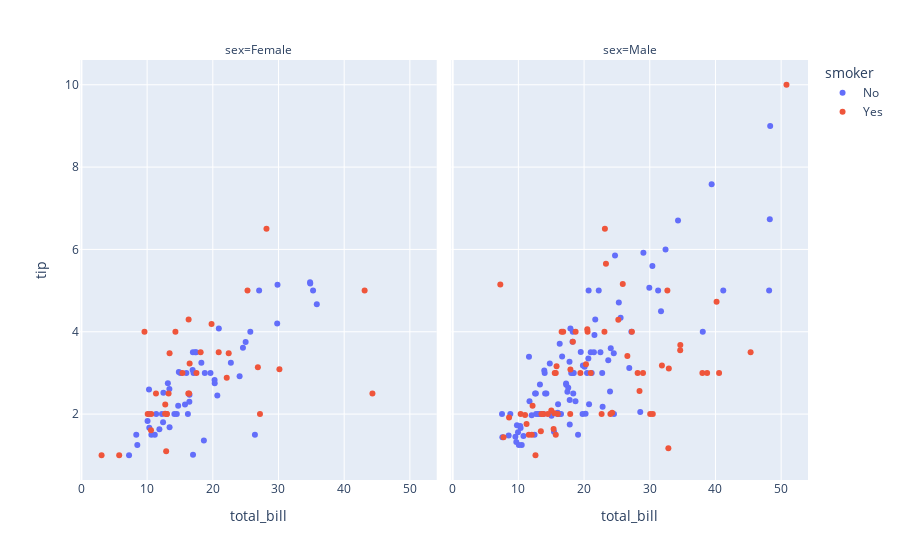

Here is the notebook cell this chart was saved with:
### Code cell
scatter_with_facet_col.show()

### Figure 1 — Plotly figure (JSON) as saved in the notebook; plotly's stock layout.template omitted (floating-point values rounded to 4 significant figures)
{"data": [{"hovertemplate": "smoker=No<br>sex=Female<br>total_bill=%{x}<br>tip=%{y}<extra></extra>", "legendgroup": "No", "marker": {"color": "#636efa", "symbol": "circle"}, "mode": "markers", "name": "No", "orientation": "v", "showlegend": true, "type": "scatter", "x": [16.99, 24.59, 35.26, 14.83, 10.33, 16.97, 20.29, 15.77, 19.65, 15.06, 20.69, 16.93, 10.29, 34.81, 26.41, 16.45, 17.07, 14.73, 10.07, 34.83, 22.75, 20.92, 7.25, 25.71, 17.31, 10.65, 12.43, 24.08, 13.42, 12.48, 29.8, 14.52, 11.38, 20.27, 11.17, 12.26, 18.26, 8.51, 10.33, 14.15, 13.16, 17.47, 27.05, 16.43, 8.35, 18.64, 11.87, 29.85, 25, 13.39, 16.21, 15.98, 35.83, 18.78], "xaxis": "x", "y": [1.01, 3.61, 5, 3.02, 1.67, 3.5, 2.75, 2.23, 3, 3, 2.45, 3.07, 2.6, 5.2, 1.5, 2.47, 3, 2.2, 1.83, 5.17, 3.25, 4.08, 1, 4, 3.5, 1.5, 1.8, 2.92, 1.68, 2.52, 4.2, 2, 2, 2.83, 1.5, 2, 3.25, 1.25, 2, 2, 2.75, 3.5, 5, 2.3, 1.5, 1.36, 1.63, 5.14, 3.75, 2.61, 2, 3, 4.67, 3], "yaxis": "y"}, {"hovertemplate": "smoker=No<br>sex=Male<br>total_bill=%{x}<br>tip=%{y}<extra></extra>", "legendgroup": "No", "marker": {"color": "#636efa", "symbol": "circle"}, "mode": "markers", "name": "No", "orientation": "v", "showlegend": false, "type": "scatter", "x": [10.34, 21.01, 23.68, 25.29, 8.77, 26.88, 15.04, 14.78, 10.27, 15.42, 18.43, 21.58, 16.29, 20.65, 17.92, 39.42, 19.82, 17.81, 13.37, 12.69, 21.7, 9.55, 18.35, 17.78, 24.06, 16.31, 18.69, 31.27, 16.04, 17.46, 13.94, 9.68, 30.4, 18.29, 22.23, 32.4, 28.55, 18.04, 12.54, 9.94, 25.56, 19.49, 48.27, 17.59, 20.08, 20.23, 12.02, 10.51, 27.2, 22.76, 17.29, 16.66, 15.98, 13.03, 18.28, 24.71, 21.16, 22.49, 12.46, 18.24, 14, 38.07, 23.95, 29.93, 11.69, 14.26, 15.95, 8.52, 22.82, 19.08, 34.3, 41.19, 9.78, 7.51, 14.07, 13.13, 17.26, 24.55, 19.77, 48.17, 16.49, 21.5, 12.66, 13.81, 24.52, 20.76, 31.71, 20.69, 7.56, 48.33, 20.45, 13.28, 11.61, 10.77, 10.07, 29.03, 17.82], "xaxis": "x2", "y": [1.66, 3.5, 3.31, 4.71, 2, 3.12, 1.96, 3.23, 1.71, 1.57, 3, 3.92, 3.71, 3.35, 4.08, 7.58, 3.18, 2.34, 2, 2, 4.3, 1.45, 2.5, 3.27, 3.6, 2, 2.31, 5, 2.24, 2.54, 3.06, 1.32, 5.6, 3, 5, 6, 2.05, 3, 2.5, 1.56, 4.34, 3.51, 6.73, 2.64, 3.15, 2.01, 1.97, 1.25, 4, 3, 2.71, 3.4, 2.03, 2, 4, 5.85, 3, 3.5, 1.5, 3.76, 3, 4, 2.55, 5.07, 2.31, 2.5, 2, 1.48, 2.18, 1.5, 6.7, 5, 1.73, 2, 2.5, 2, 2.74, 2, 2, 5, 2, 3.5, 2.5, 2, 3.48, 2.24, 4.5, 5, 1.44, 9, 3, 2.72, 3.39, 1.47, 1.25, 5.92, 1.75], "yaxis": "y2"}, {"hovertemplate": "smoker=Yes<br>sex=Female<br>total_bill=%{x}<br>tip=%{y}<extra></extra>", "legendgroup": "Yes", "marker": {"color": "#EF553B", "symbol": "circle"}, "mode": "markers", "name": "Yes", "orientation": "v", "showlegend": true, "type": "scatter", "x": [3.07, 26.86, 25.28, 5.75, 16.32, 11.35, 15.38, 44.3, 22.42, 14.31, 17.51, 10.59, 10.63, 9.6, 20.9, 18.15, 19.81, 43.11, 13, 12.74, 13, 16.4, 16.47, 12.76, 13.27, 28.17, 12.9, 30.14, 13.42, 16.27, 10.09, 22.12, 27.18], "xaxis": "x", "y": [1, 3.14, 5, 1, 4.3, 2.5, 3, 2.5, 3.48, 4, 3, 1.61, 2, 4, 3.5, 3.5, 4.19, 5, 2, 2.01, 2, 2.5, 3.23, 2.23, 2.5, 6.5, 1.1, 3.09, 3.48, 2.5, 2, 2.88, 2], "yaxis": "y"}, {"hovertemplate": "smoker=Yes<br>sex=Male<br>total_bill=%{x}<br>tip=%{y}<extra></extra>", "legendgroup": "Yes", "marker": {"color": "#EF553B", "symbol": "circle"}, "mode": "markers", "name": "Yes", "orientation": "v", "showlegend": false, "type": "scatter", "x": [38.01, 11.24, 20.29, 13.81, 11.02, 18.29, 15.01, 17.92, 19.44, 32.68, 28.97, 40.17, 27.28, 12.03, 21.01, 15.36, 20.49, 25.21, 16, 50.81, 15.81, 7.25, 31.85, 16.82, 32.9, 17.89, 14.48, 34.63, 34.65, 23.33, 45.35, 23.17, 40.55, 30.46, 23.1, 15.69, 28.44, 15.48, 16.58, 10.34, 13.51, 18.71, 20.53, 26.59, 38.73, 24.27, 30.06, 25.89, 28.15, 11.59, 7.74, 12.16, 8.58, 13.42, 24.01, 15.69, 15.53, 12.6, 32.83, 22.67], "xaxis": "x2", "y": [3, 1.76, 3.21, 2, 1.98, 3.76, 2.09, 3.08, 3, 5, 3, 4.73, 4, 1.5, 3, 1.64, 4.06, 4.29, 2, 10, 3.16, 5.15, 3.18, 4, 3.11, 2, 2, 3.55, 3.68, 5.65, 3.5, 6.5, 3, 2, 4, 1.5, 2.56, 2.02, 4, 2, 2, 4, 4, 3.41, 3, 2.03, 2, 5.16, 3, 1.5, 1.44, 2.2, 1.92, 1.58, 2, 3, 3, 1, 1.17, 2], "yaxis": "y2"}], "layout": {"annotations": [{"font": {}, "showarrow": false, "text": "sex=Female", "x": 0.245, "xanchor": "center", "xref": "paper", "y": 1, "yanchor": "bottom", "yref": "paper"}, {"font": {}, "showarrow": false, "text": "sex=Male", "x": 0.755, "xanchor": "center", "xref": "paper", "y": 1, "yanchor": "bottom", "yref": "paper"}], "legend": {"title": {"text": "smoker"}, "tracegroupgap": 0}, "margin": {"t": 60}, "xaxis": {"anchor": "y", "domain": [0, 0.49], "title": {"text": "total_bill"}}, "xaxis2": {"anchor": "y2", "domain": [0.51, 1], "matches": "x", "title": {"text": "total_bill"}}, "yaxis": {"anchor": "x", "domain": [0, 1], "title": {"text": "tip"}}, "yaxis2": {"anchor": "x2", "domain": [0, 1], "matches": "y", "showticklabels": false}}}
